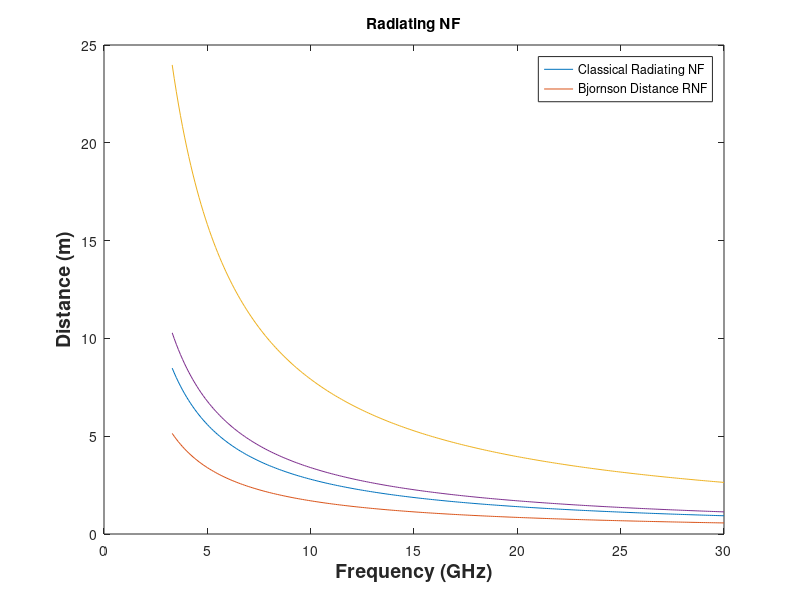
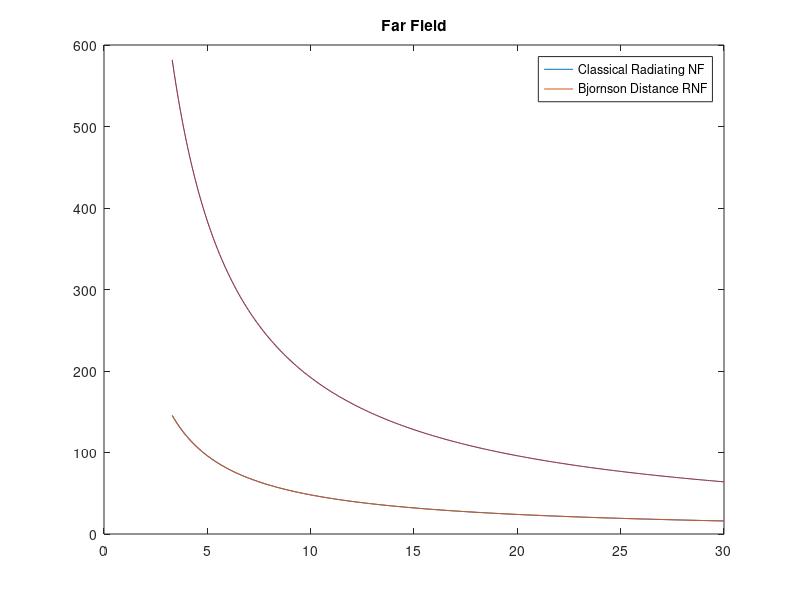

Recreate these plots in MATLAB, in order.
f=3.3e9:0.1e9:30e9;
Lambda=(3e8./f);   %% Lambda (m)
Leg={['Classical Radiating NF'],['Bjornson Distance RNF']}
for ii=[20 40]
D=Lambda*sqrt(2);
RadiatingNF=0.62*sqrt((ii*D).^3./Lambda);
Fraunhofer=2.*(ii*D).^2./Lambda;
dF=2.*(D).^2./Lambda;

dB=2*ii*D
EmilDFraunhofer=ii^2*dF;
figure(1)
plot(f/1e9,RadiatingNF), hold on
plot(f/1e9,dB), hold on

xlabel('Frequency (GHz)','FontSize',14,'FontWeight','bold')
ylabel('Distance (m)','FontSize',14,'FontWeight','bold')
title({'Radiating NF'})
legend(Leg)
figure(2)
plot(f/1e9,Fraunhofer), hold on
plot(f/1e9,EmilDFraunhofer)
title({'Far Field'})
legend(Leg)
end